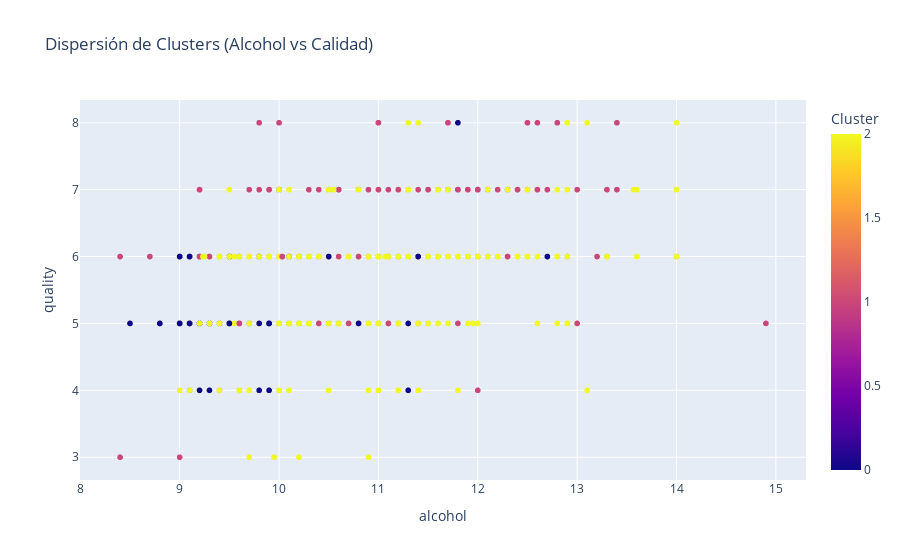

Here is the notebook cell this chart was saved with:
### Markdown cell above
## Visualización de Clusters: Gráficos de Dispersión

Los gráficos de dispersión permiten observar cómo se agrupan los datos en los diferentes clusters y entender la separación entre ellos. Son útiles para validar la calidad del agrupamiento y detectar patrones o anomalías.

### Code cell
# Gráfico de dispersión de clusters con Matplotlib
plt.figure(figsize=(10,6))
for cluster in df['cluster'].unique():
    subset = df[df['cluster'] == cluster]
    plt.scatter(subset['alcohol'], subset['quality'], label=f'Cluster {cluster}', alpha=0.6)
plt.xlabel('Alcohol')
plt.ylabel('Calidad')
plt.title('Dispersión de Clusters por Alcohol y Calidad')
plt.legend()
plt.show()

# Gráfico de dispersión interactivo de clusters con Plotly
import plotly.express as px
fig = px.scatter(df, x='alcohol', y='quality', color='cluster', title='Dispersión de Clusters (Alcohol vs Calidad)', labels={'cluster':'Cluster'})
fig.show()

### Figure 1 — Plotly figure (JSON) as saved in the notebook; plotly's stock layout.template omitted (floating-point values rounded to 4 significant figures; data arrays with more than 128 entries replaced by an {"elided": "..."} marker saying what was removed)
{"data": [{"hovertemplate": "alcohol=%{x}<br>quality=%{y}<br>Cluster=%{marker.color}<extra></extra>", "legendgroup": "", "marker": {"color": {"elided": "1143 int values"}, "coloraxis": "coloraxis", "symbol": "circle"}, "mode": "markers", "name": "", "showlegend": false, "type": "scattergl", "x": {"elided": "1143 float values"}, "xaxis": "x", "y": {"elided": "1143 int values"}, "yaxis": "y"}], "layout": {"coloraxis": {"colorbar": {"title": {"text": "Cluster"}}, "colorscale": [[0, "#0d0887"], [0.1111, "#46039f"], [0.2222, "#7201a8"], [0.3333, "#9c179e"], [0.4444, "#bd3786"], [0.5556, "#d8576b"], [0.6667, "#ed7953"], [0.7778, "#fb9f3a"], [0.8889, "#fdca26"], [1, "#f0f921"]]}, "legend": {"tracegroupgap": 0}, "title": {"text": "Dispersión de Clusters (Alcohol vs Calidad)"}, "xaxis": {"anchor": "y", "domain": [0, 1], "title": {"text": "alcohol"}}, "yaxis": {"anchor": "x", "domain": [0, 1], "title": {"text": "quality"}}}}
